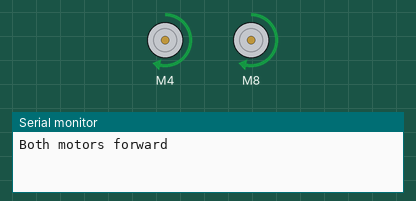
Recording of a sketch running on a simulated Arduino Uno, built with avr-gcc and run on an emulated ATmega328P. On the bench: 2 × DC motor (green arrow = forward, orange = backward, longer = faster), the last lines printed to the serial monitor.

Above: at 0.5 s.
At 6.0 s:
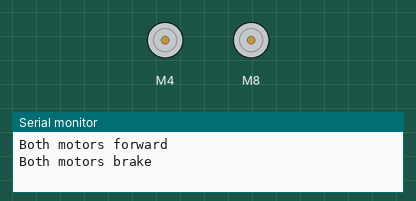
Timing chart, 0 to 14.3 s (numbered marks = the images above):
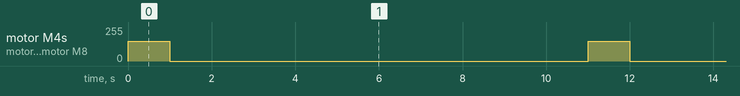

The sketch:

TesteIrPraFrente.ino
```cpp
#include <SparkFun_TB6612.h>

// Definição dos pinos para o controlador de motor
#define AIN1 4
#define BIN1 8
#define AIN2 3
#define BIN2 9
#define PWMA 2
#define PWMB 11
#define STBY 5

// Constantes para a direção dos motores
const int offsetA = 1;
const int offsetB = 1;

// Inicialização dos motores
Motor motor1 = Motor(AIN1, AIN2, PWMA, offsetA, STBY);
Motor motor2 = Motor(BIN1, BIN2, PWMB, offsetB, STBY);

void setup()
{
  // Inicialização serial para debug
  Serial.begin(9600);
}

void loop()
{
  // Movimentação dos dois motores para frente
  Serial.println("Both motors forward");
  forward(motor1, motor2, 150);
  delay(1000);

  // Freia os dois motores novamente
  Serial.println("Both motors brake");
  brake(motor1, motor2);
  delay(10000);
}
```

Measured:
- by itself, motor M4, motor M8: alternates forward 150/255 for 1.0 s and stopped for 10.0 s
